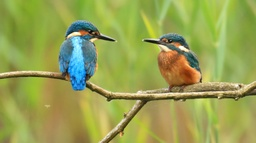
#> input picture my solutions/inputfiles/P42-kingfishers.jpg, 256 x 143 px, shrunk from 2048 x 1142 before the run
$ python 'Problem 42 - Image Converter.py'
#> lines starting #> are read from the running program, lines starting #| are printed output that depends on the picture
'''
Problem 42 - Image Converter
- Take an image and split it into its RBG components.
- Make the image greyscale and invert its colors as well.
'''

# Original: 8 December 2019
# Edited: 1 December 2020

from PIL import Image


def greyscale(color_tuple):
    color = 0
    for num in range(len(color_tuple)):
        color += color_tuple[num]
    color = int(color/3)
    return((color, color, color))


def invert(color_tuple):
    color = []
    for num in range(len(color_tuple)):
        color.append(int(255 - color_tuple[num]))
    return(tuple(color))


convert = ["red", "green", "blue", "grey", "inv"]
for process in range(len(convert)):
    image = Image.open("inputfiles/P42-kingfishers.jpg")
#> image is the input picture: PIL image 256x143 RGB; mean R, G, B 151.7, 161.6, 82.7
    pixels = image.load()
    for i in range(image.size[0]):
        for j in range(image.size[1]):
            # split into RGB
            if process <= 2:
                color = [0, 0, 0]
                color[process] = pixels[i, j][process]
                image.putpixel((i, j), tuple(color))
            # greyscale
            elif process == 3:
                image.putpixel((i, j), greyscale(pixels[i, j]))
            # invert colors
            elif process == 4:
                image.putpixel((i, j), invert(pixels[i, j]))
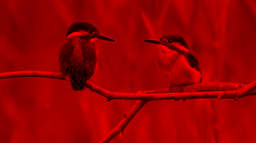
#> image: PIL image 256x143 RGB; mean R, G, B 151.7, 0, 0
    image.save("outputfiles/P42-kingfishers_" + convert[process] + ".jpg")

print("Process completed! Go check out the end results in the outputfiles folder.")
